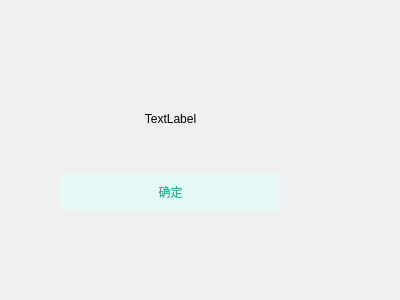
<?xml version="1.0" encoding="UTF-8"?>
<ui version="4.0">
 <class>DialogLogIn</class>
 <widget class="QDialog" name="DialogLogIn">
  <property name="geometry">
   <rect>
    <x>0</x>
    <y>0</y>
    <width>400</width>
    <height>300</height>
   </rect>
  </property>
  <property name="windowTitle">
   <string>Dialog</string>
  </property>
  <property name="styleSheet">
   <string notr="true"/>
  </property>
  <widget class="QWidget" name="verticalLayoutWidget">
   <property name="geometry">
    <rect>
     <x>60</x>
     <y>70</y>
     <width>221</width>
     <height>141</height>
    </rect>
   </property>
   <layout class="QVBoxLayout" name="verticalLayout">
    <item>
     <widget class="QLabel" name="LogInlabel">
      <property name="styleSheet">
       <string notr="true"/>
      </property>
      <property name="text">
       <string>TextLabel</string>
      </property>
      <property name="alignment">
       <set>Qt::AlignCenter</set>
      </property>
     </widget>
    </item>
    <item>
     <widget class="QPushButton" name="pushButton">
      <property name="styleSheet">
       <string notr="true">QPushButton{border-style:none;padding:10px;border-radius:5px;color:#1ABC9C;background:#E6F8F5;}
QPushButton:hover{color:#2EE1C1;background:#FFFFFF;}
QPushButton:pressed{color:#16A086;background:#A7EEE6;}</string>
      </property>
      <property name="text">
       <string>确定</string>
      </property>
     </widget>
    </item>
   </layout>
  </widget>
 </widget>
 <resources/>
 <connections/>
</ui>
